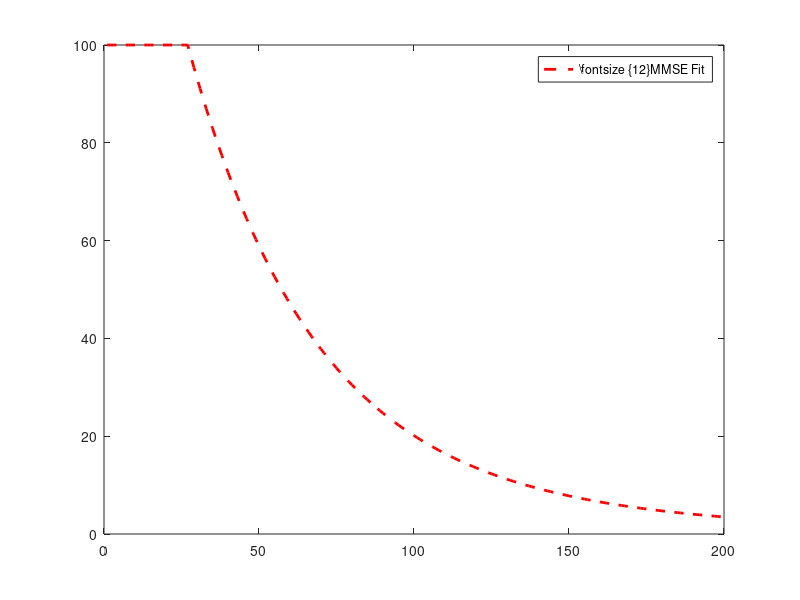

Reproduce this figure in MATLAB. (Note: this script raises an error after producing the figure.)
clear
clc
%%
d= 1:1:200 ;
d_BP = 27;
alpha = 71;
d0 = 1;
c  = 3*10^8;

%%
P_LOS = zeros(200,1);
for d=1:1:200
    P_LOS(d)  = (min(d_BP/d,1)*(1-exp(-d/alpha))+exp(-d/alpha))^2;
end
t = 1:1:200;
figure;
axis([0,100,1,200]);
plot(t,P_LOS*100,'r--','LineWidth',2);
lgd=legend('\fontsize {12}MMSE Fit');
lgd.FontWeight = 'bold';
xlabel('T-R Separation(m)','FontSize',12,'FontWeight','bold')
ylabel('LOS Probability(%)','FontSize',12,'FontWeight','bold')
grid on;